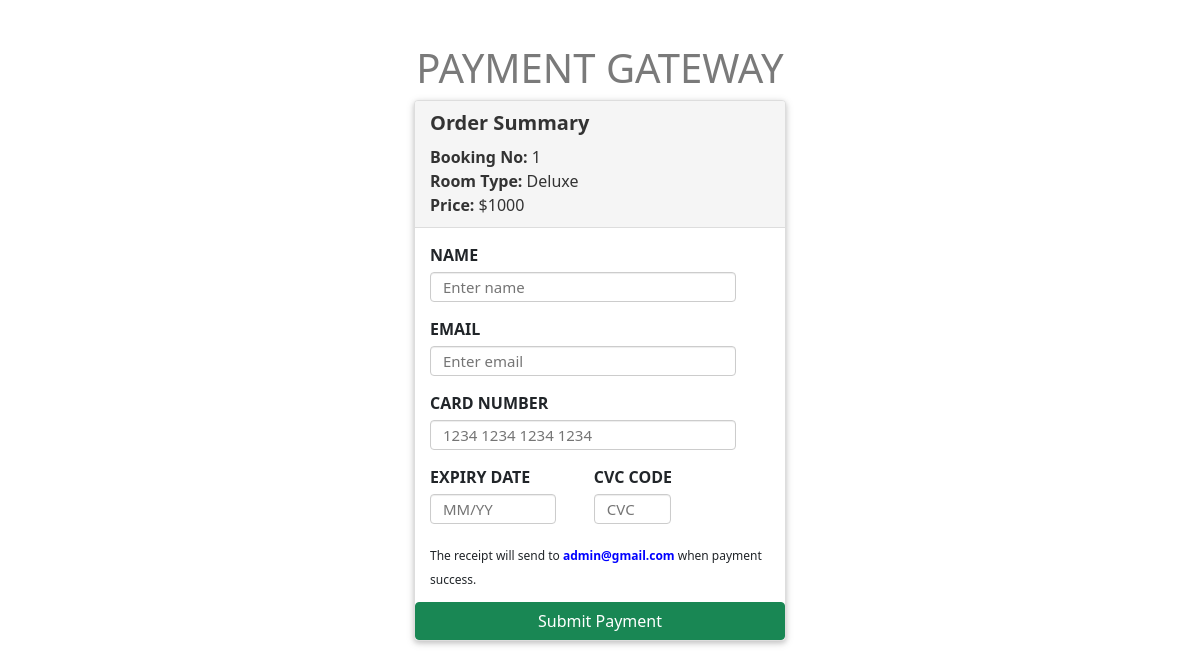
Page /components/payment/checkout.php?id=1 (signed in) on the committed database.
### tables this page shows
CREATE TABLE `bookings` (
  `id` int(11) NOT NULL,
  `type` varchar(20) NOT NULL,
  `customer_email` varchar(64) NOT NULL,
  `room_no` int(255) NOT NULL,
  `check_in` date NOT NULL,
  `check_out` date DEFAULT NULL,
  `adults_num` int(11) NOT NULL,
  `children_num` int(11) NOT NULL,
  `clear_bill` tinyint(1) NOT NULL DEFAULT 0
);

CREATE TABLE `rooms` (
  `id` int(11) NOT NULL,
  `type` varchar(20) NOT NULL,
  `price` int(11) NOT NULL,
  `description` varchar(100) NOT NULL,
  `image` varchar(20) NOT NULL
);

### components/payment/checkout.php (the view, shortened to what this page needs)
<?php
$path = $_SERVER['DOCUMENT_ROOT'];
$path .= "/hotel/";
require_once($path . 'connect.php');
if ($_SESSION['role'] == 'admin') {
	if (isset($_POST['submit']))
	{
		$ReadSql = "Select a.id, b.image, a.room_no, b.type, a.customer_email, a.adults_num, a.children_num, a.check_in, a.check_out, b.price, a.clear_bill from bookings a, rooms b where a.room_no=b.id AND a.id=".$_POST["id"];
	}
	else
	{
		$ReadSql = "Select a.id, b.image, a.room_no, b.type, a.customer_email, a.adults_num, a.children_num, a.check_in, a.check_out, b.price, a.clear_bill from bookings a, rooms b where a.room_no=b.id ORDER BY a.id";
	}
}
$res = mysqli_query($connection, $ReadSql);
$r = mysqli_fetch_assoc($res);
?>
<!DOCTYPE html>
<html lang="en-US">
<head>
<link rel="stylesheet" href="/hotel/css/style2.css">
  <link href="https://cdn.jsdelivr.net/npm/bootstrap@5.0.2/dist/css/bootstrap.min.css" rel="stylesheet">
</head>
<body>
<div class="container">
	<div class="mt-4" style="margin-left: auto; margin-right: auto;">
		<h1>Payment Gateway</h1>
		<div class="panel  col-lg-4 col-md-6">
			<div class="panel-heading">
				<h3 class="panel-title">Order Summary</h3>
				<p1><b>Booking No:</b>  <?php echo $r["id"]; ?></p1><br />
				<p1><b>Room Type:</b>  <?php echo $r['type']; ?></p1><br>
				<p1><b>Price:</b>  $<?php echo $r['price']; ?></p1>
			</div>
			<div class="panel-body">
				<form action ="payment.php" method="POST" id="paymentFrm">
					<div class="form-group">
						<label>NAME</label>
						<input type="text" name="name" id="name" class="field" placeholder="Enter name" required="" autofocus="">
					</div>
					<div class="form-group">
						<label>EMAIL</label>
						<input type="email" name="email" id="email" class="field" placeholder="Enter email" required="">
					</div>
					<div class="form-group">
						<label>CARD NUMBER</label>
						<input type="text" name="card_number" id="card_number" class="field" placeholder="1234 1234 1234 1234" maxlength="16" size="16"  required="">
					</div>
					<div class="row">
						<div class="left">
							<div class="form-group">
								<label>EXPIRY DATE</label>
								<input type="text" name="date" id="expired_date" class="field" placeholder="MM/YY" pattern="[0-9]{2}/[0-9]{2}" required="">
							</div>
						</div>
						<div class="right">
							<div class="form-group">
								<label>CVC CODE</label>
								<input type="text" name="cvc" id="cvc_code"  class="field" placeholder="CVC" maxlength="3" required="">
							</div>
						</div>
					</div>
					<span><sub>The receipt will send to <b style="color: blue"><?php echo $r["customer_email"]; ?></b> when payment success.</sub></span>
				</div>
					<button type="submit" class="btn btn-success" id="payBtn">Submit Payment</button>
		</div>
	</div>
</div>
</body>
</html>

### css/style2.css (style rules this page uses)
.container { padding: 20px; }
h1 { color: #7a7a7a; font-size: 28px; text-transform: uppercase; text-align: center; }
.panel { width: 350px; margin: 0 auto; background-color: #fff; border: 1px solid transparent; border-radius: 4px; -webkit-box-shadow: 0 1px 1px rgba(0, 0, 0, .05); box-shadow: 0 2px 5px 0 rgba(0,0,0,0.16), 0 2px 10px 0 rgba(0,0,0,0.12); border-color: #ddd; }
.panel-heading { padding: 10px 15px; border-bottom: 1px solid transparent; border-top-left-radius: 3px; border-top-right-radius: 3px; }
.panel > .panel-heading { color: #333; background-color: #f5f5f5; border-color: #ddd; }
.panel-title { margin-top: 0; margin-bottom: 10px; font-size: 20px; color: #333; font-weight: 600; }
.panel-body { padding: 15px; }
.form-group { margin-bottom: 15px; }
label { display: inline-block; margin-bottom: 5px; font-weight: bold; }
.field { display: block; width: 90%; height: 30px; padding: 6px 12px; font-size: 15px; line-height: 1.2; color: #555; background-color: #fff; background-image: none; border: 1px solid #ccc; border-radius: 4px; -webkit-box-shadow: inset 0 1px 1px rgba(0, 0, 0, .075); box-shadow: inset 0 1px 1px rgba(0, 0, 0, .075); -webkit-transition: border-color ease-in-out .15s, box-shadow ease-in-out .15s; transition: border-color ease-in-out .15s, box-shadow ease-in-out .15s; }
.row .left { width: 45%; float: left; }
.row .right { width: 35%; float: right; }
.right .field { width: 75%; }
.btn { width: 100%; padding: 10px 16px; font-size: 18px; line-height: 1.33; border-radius: 6px; border: none; cursor: pointer; }
.btn-success { color: #fff; background-color: #5cb85c; border-color: #4cae4c; }

### rows in the picture
bookings: id "1", customer_email "admin@gmail.com"
rooms: type "Deluxe", price "1000"
